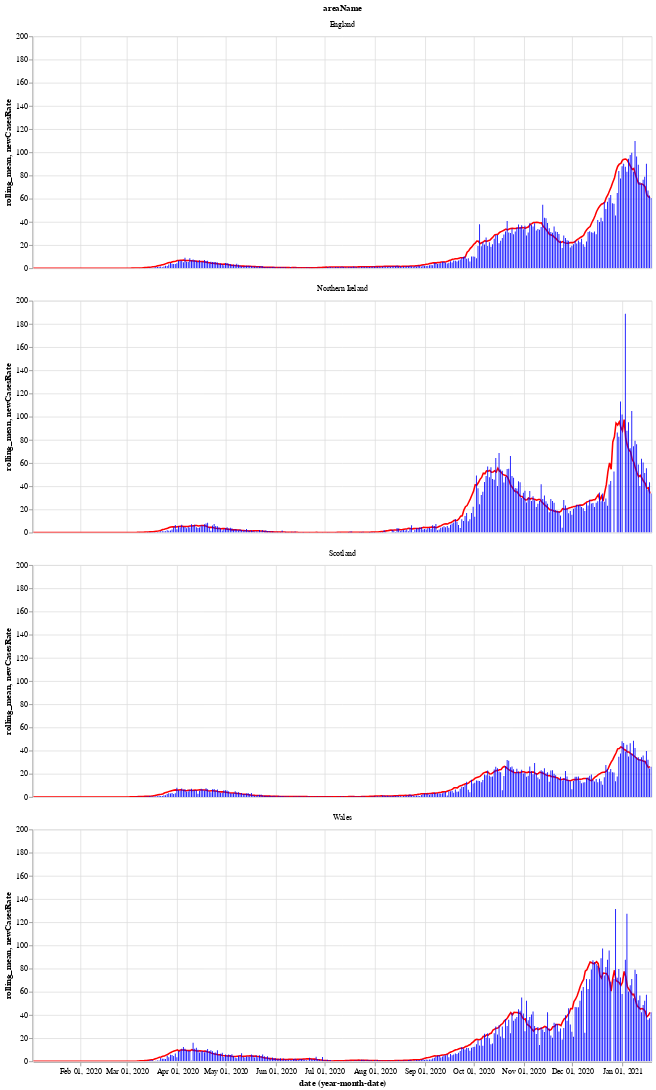

The cell this chart's notebook holds for it:
### Markdown cell above
Next is a bar chart of the number of new cases in each country (per 100k population), with the 7 day moving average of cases. Again we see that Wales saw a longer period of raising and falling cases compared to the other countries.

After a period of cases falling, each nation is now seeing a rise in the number of cases - especially in Wales.

### Code cell
# collapse
bars = alt.Chart(uk_cases).mark_bar().encode(
    x="yearmonthdate(date):T",
    y="newCasesRate:Q",
    tooltip='newCasesRate',
    color=alt.condition(
        alt.datum.dailyChange > 0,
        alt.value("orange"),  # The positive color
        alt.value("blue")  # The negative color
    )
).properties(title='New cases per 100k population with rolling 7 day average', width=800).interactive()
line = alt.Chart(uk_cases).mark_line(
    color='red',
    size=2,
).transform_window(
    rolling_mean='mean(newCasesRate)',
    frame=[0, 7],
    groupby=['areaName']
).encode(
    x='yearmonthdate(date):T',
    y='rolling_mean:Q'
)
alt.layer(line, bars, data=uk_cases).facet(alt.Row('areaName'), columns=1)

### Figure 1 — Vega-Lite specification as saved in the notebook (floating-point values rounded to 4 significant figures; data arrays with more than 128 entries replaced by an {"elided": "..."} marker saying what was removed)
{"config": {"view": {"continuousWidth": 400, "continuousHeight": 300}}, "data": {"name": "data-f2a9a4dcb3204f6864e1b925902c9302"}, "facet": {"type": "nominal", "field": "areaName"}, "spec": {"layer": [{"mark": {"type": "line", "color": "red", "size": 2}, "encoding": {"x": {"type": "temporal", "field": "date", "timeUnit": "yearmonthdate"}, "y": {"type": "quantitative", "field": "rolling_mean"}}, "transform": [{"window": [{"op": "mean", "field": "newCasesRate", "as": "rolling_mean"}], "frame": [0, 7], "groupby": ["areaName"]}]}, {"mark": "bar", "encoding": {"color": {"condition": {"value": "orange", "test": "(datum.dailyChange > 0)"}, "value": "blue"}, "tooltip": {"type": "quantitative", "field": "newCasesRate"}, "x": {"type": "temporal", "field": "date", "timeUnit": "yearmonthdate"}, "y": {"type": "quantitative", "field": "newCasesRate"}}, "selection": {"selector002": {"type": "interval", "bind": "scales", "encodings": ["x", "y"]}}, "title": "New cases per 100k population with rolling 7 day average", "width": 800}]}, "columns": 1, "$schema": "https://vega.github.io/schema/vega-lite/v4.8.1.json", "datasets": {"data-f2a9a4dcb3204f6864e1b925902c9302": {"elided": "1528 records"}}}
